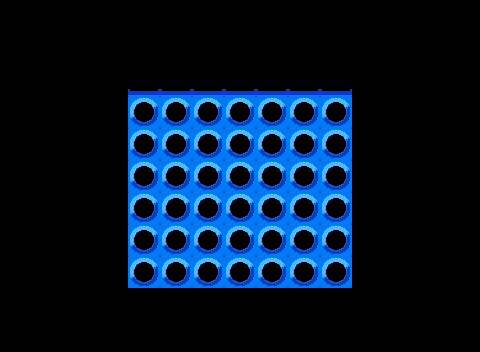

Below is a game level as drawn by its tile map, then a one-line description and the .tmx file that defines it, in full:
An orthogonal 15x11 tile map with 32x32 px tiles, 1 tile layer (Tile Layer 1).

<map version="1.10" tiledversion="1.11.0" orientation="orthogonal" renderorder="right-down" width="15" height="11" tilewidth="32" tileheight="32" infinite="0" nextlayerid="2" nextobjectid="1">
 <tileset firstgid="1" source="connect4board.tsx" />
 <layer id="1" name="Tile Layer 1" width="15" height="11">
  <data encoding="csv">
0,0,0,0,0,0,0,0,0,0,0,0,0,0,0,
0,0,0,0,0,0,0,0,0,0,0,0,0,0,0,
0,0,0,0,3,3,3,3,3,3,3,0,0,0,0,
0,0,0,0,1,1,1,1,1,1,1,0,0,0,0,
0,0,0,0,1,1,1,1,1,1,1,0,0,0,0,
0,0,0,0,1,1,1,1,1,1,1,0,0,0,0,
0,0,0,0,1,1,1,1,1,1,1,0,0,0,0,
0,0,0,0,1,1,1,1,1,1,1,0,0,0,0,
0,0,0,0,1,1,1,1,1,1,1,0,0,0,0,
0,0,0,0,0,0,0,0,0,0,0,0,0,0,0,
0,0,0,0,0,0,0,0,0,0,0,0,0,0,0
</data>
 </layer>
</map>